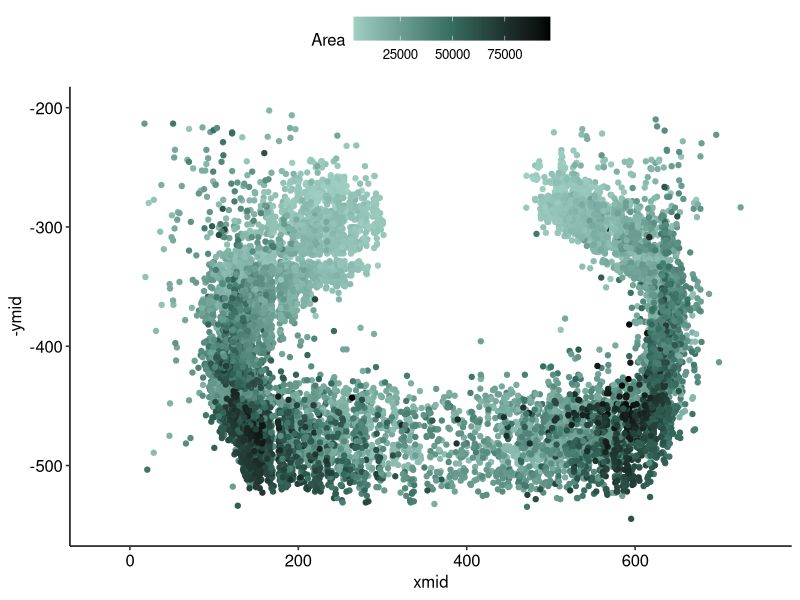
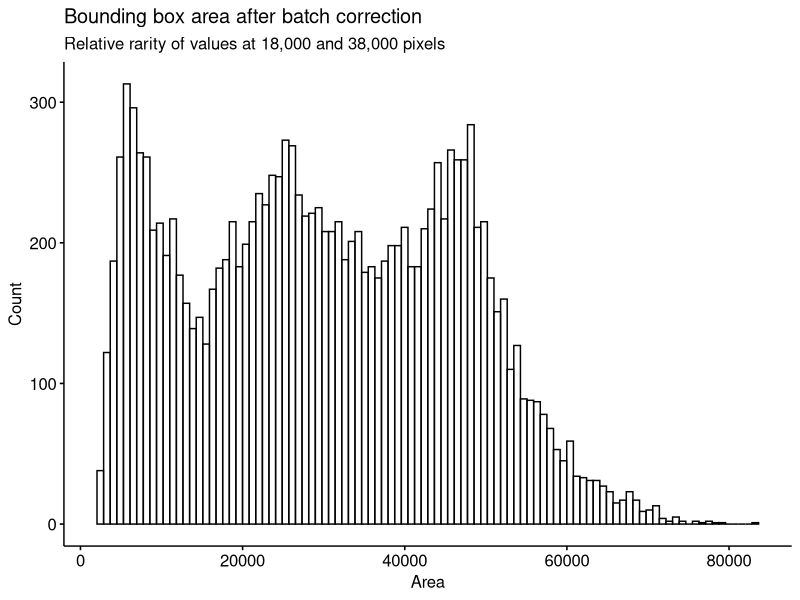
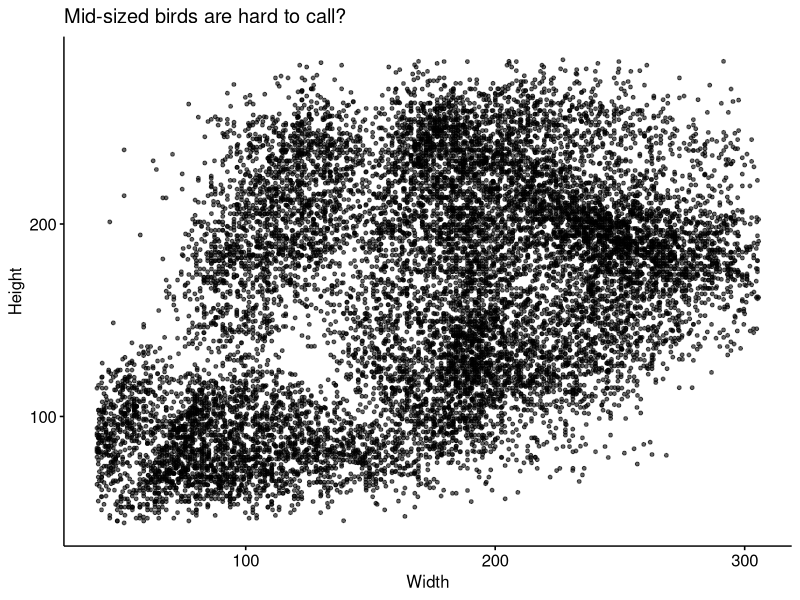
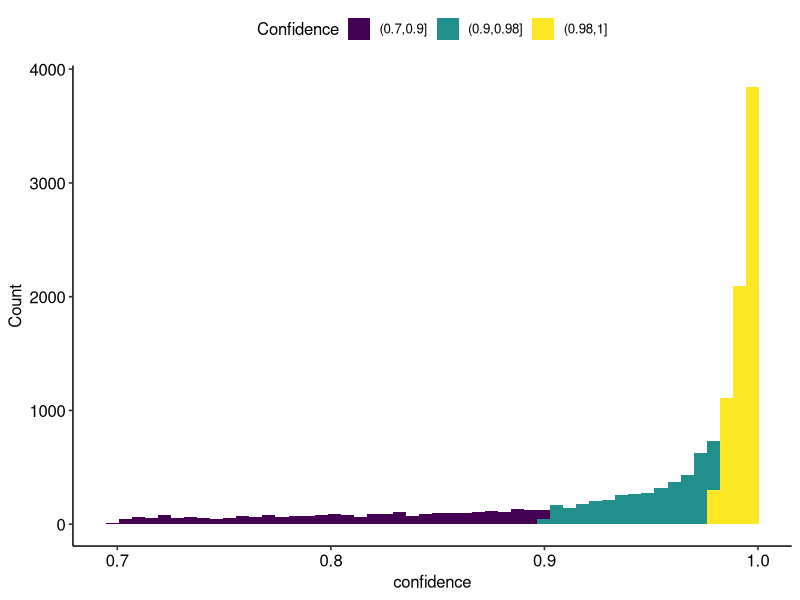
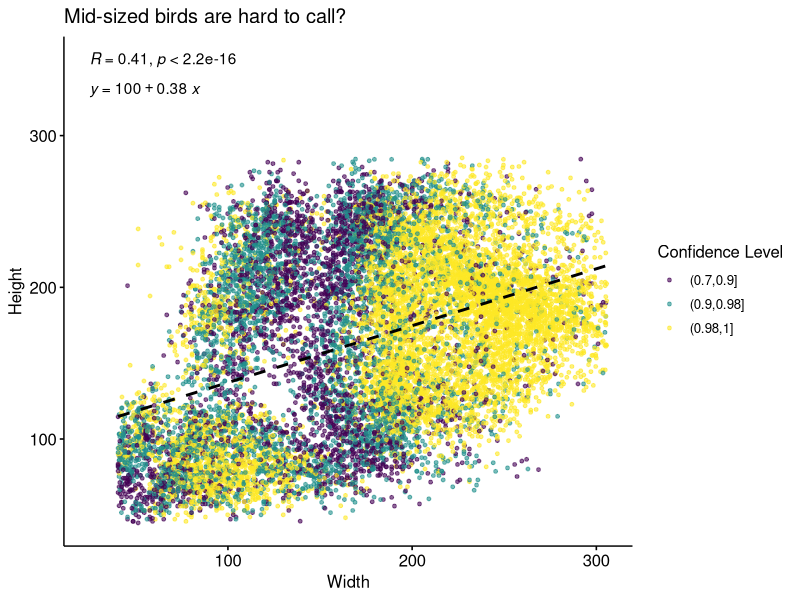
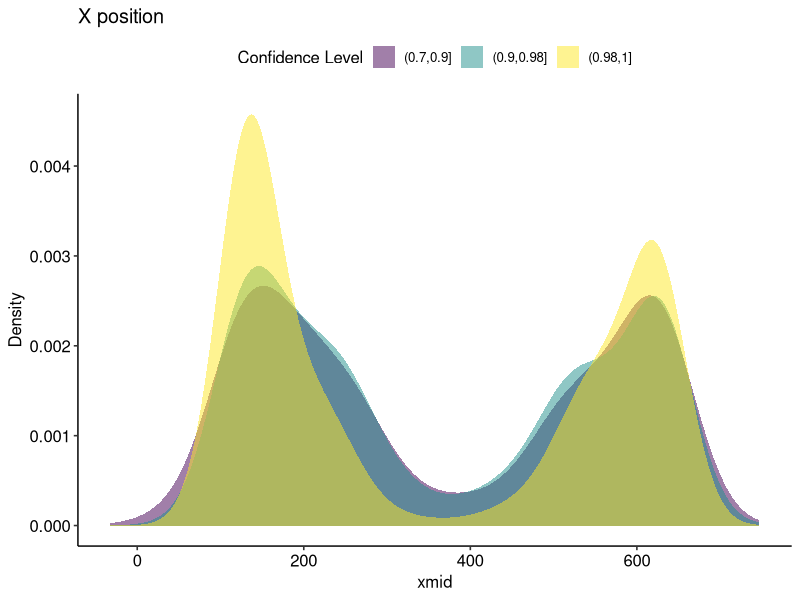
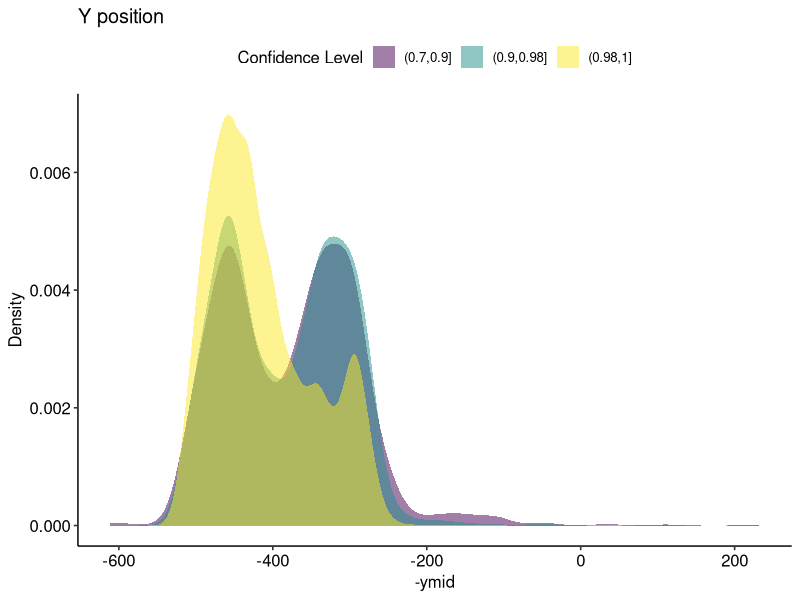
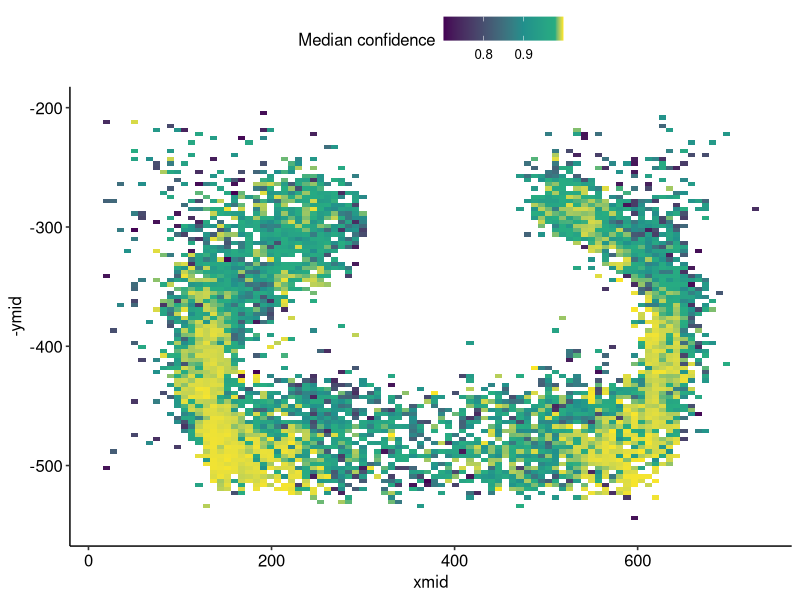

These charts were generated, in order, by the following R code: (Note: this script raises an error after producing the figures.)
## ---- chunk 1
library(tidyverse)
library(lubridate)
library(patchwork)
library(ggpubr)

# read in bird detection data, and do some basic data cleaning
bird_scaled <- read_csv('../hummer-data-cleaning-170323/bird_scaled.csv') 
## ---- chunk 2
bird_scaled %>% 
  ggplot(aes(x=xmid, y = -ymid, color=Area)) + 
  geom_point() + 
  theme_pubr() + 
  theme(legend.key.width = unit(1, "cm")) + 
  scale_colour_gradientn(colours = c('#A0CFC4', '#376D61', 'black')) + 
  lims(y = c(-550, -200)) 

## ---- chunk 3
bird_scaled %>% 
  mutate(Area = (Height * Width)) %>%
  gghistogram(x="Area", bins = 100) + 
  labs(title = 'Bounding box area after batch correction',
       subtitle = 'Relative rarity of values at 18,000 and 38,000 pixels',
       y = 'Count')
## ---- chunk 4
bird_scaled %>%
  ggscatter(x = "Width", y = "Height",  alpha = 0.6, size=1) +
  labs(title = 'Mid-sized birds are hard to call?') + 
  theme(legend.position = 'right', legend.direction = 'vertical') +
  scale_color_ordinal(option='D')
## ---- chunk 5
bird_scaled %>% 
  mutate(confidence_lvl = cut(confidence, c(0.7, 0.9, 0.98, 1), ordered_result=T)) %>%
  ggplot(aes(x=confidence, fill = confidence_lvl)) + 
  geom_histogram(bins=50) + 
  theme_pubr() + 
  labs(fill = 'Confidence', X = "Confidence", y = "Count")
## ---- chunk 6
bird_scaled %>%
  mutate(confidence_lvl = cut(confidence, c(0.7, 0.9, 0.98, 1), ordered_result=T)) %>%
  ggscatter(x = "Width", y = "Height", add = "reg.line", alpha = 0.6, color= 'confidence_lvl', size=1,
            add.params = list(color = "black", fill = "lightgray", linetype='dashed')) +
  stat_cor(label.x = 25, label.y = 350) +
  stat_regline_equation(label.x = 25, label.y = 330) + 
  labs(title = 'Mid-sized birds are hard to call?',
       colour = 'Confidence Level') + 
  theme(legend.position = 'right', legend.direction = 'vertical') +
  scale_color_ordinal(option='D')
## ---- chunk 7
bird_scaled %>%
  mutate(confidence_lvl = cut(confidence, c(0.7, 0.9, 0.98, 1), ordered_result=T)) %>%
  ggplot(aes(x = xmid, fill = confidence_lvl, colour = confidence_lvl)) + 
  geom_density(alpha = 0.5, colour = NA) + theme_pubr() + 
  labs(title = 'X position', y = 'Density', 
       fill = 'Confidence Level', colour = 'Confidence Level')
## ---- chunk 8
bird_scaled %>%
  mutate(confidence_lvl = cut(confidence, c(0.7, 0.9, 0.98, 1), ordered_result=T)) %>%
  ggplot(aes(x = -ymid, fill = confidence_lvl, colour = confidence_lvl)) + 
  geom_density(alpha = 0.5, colour = NA) + theme_pubr() + 
  labs(title = 'Y position', y = 'Density', 
       fill = 'Confidence Level', colour = 'Confidence Level')

## ---- chunk 9
bird_scaled %>%
ggplot(aes(x = xmid, y = -ymid, z = confidence)) +
  stat_summary_2d(bins = 100, fun = median) +
  scale_fill_gradientn(colors = c('#440154', "#21908C", "#27AD81", "#FDE725"),
                       values = scales::rescale(c(0.7, 0.9, 0.98, 1))) + 
  theme_pubr() + 
  labs(fill = 'Median confidence') + 
  lims(y = c(-550, -200)) 
## ---- chunk 10
bird_scaled %>% 
  ggplot(aes(x=xmid, y = -ymid)) + 
  stat_density_2d(aes(fill = after_stat(nlevel)), geom = "polygon") +
  theme_pubr() + 
  coord_equal() + 
  scale_fill_viridis_c(option = "mako") + 
  labs(fill = "Relative density")

## ---- chunk 11
bird_scaled %>% 
  ggplot(aes(x=xmid, y = -ymid)) + 
  stat_density_2d(aes(fill = after_stat(nlevel)), geom = "polygon") +
  scale_fill_viridis_b() + 
  facet_grid(Species~Sex) + 
  theme_pubr() + 
  coord_equal() + 
  scale_fill_viridis_c(option = 'mako') + 
  labs(fill = "Relative density")

## ---- chunk 12
bird_scaled %>%
  ggplot(aes(x = xmid, y=-ymid, colour = log2(Width/Height))) + 
  geom_point() + 
  theme_pubr() + 
  scale_colour_gradientn(limits = c(-1, 1), oob=scales::squish,
                         colours = c('navy', 'khaki2','darkred')) + 
  lims(y=c(-550, -200)) + 
  coord_cartesian(clip='off') + 
  annotate('text', x = 340, y = -200, label ='Tall & thin', angle = 45, vjust=0, hjust = 0.35) +
  annotate('text', x = 420, y = -200, label ='Square', angle = 45, vjust=0, hjust = 0.2) +
  annotate('text', x = 495, y = -200, label ='Short & wide', angle = 45, vjust=0, hjust = 0.5) + 
  theme(legend.background = element_blank())
## ---- chunk 13
bird_scaled %>%
  mutate(confidence_lvl = cut(confidence, c(0.7, 0.9, 0.98, 1), ordered_result=T)) %>%
  ggplot(aes( x = log2(Width/Height), fill = confidence_lvl)) + 
  geom_density(alpha = 0.5, colour = NA) +
  theme_pubr() + 
  labs(fill ='Confidence level', colour ='Confidence level',y = 'Density')
  
## ---- chunk 14
bird_scaled %>%
  ggplot(aes(x = Sex, y=Area, colour=Species)) +
  geom_boxplot(linewidth = 1) + 
  theme_pubr() + 
  scale_colour_manual(values=c('chartreuse3', 'chocolate2')) +
  stat_compare_means(method = 't.test', vjust = -1, show.legend = F) + 
  coord_cartesian(clip ='off')


## ---- chunk 15
# from https://stackoverflow.com/a/47881806
# translated into R with ChatGPT

# remove outliers to estimate ellipse
noisy_ellipse <- bird_scaled %>%
  filter(xmid >50, xmid < 700, ymid >250, ymid < 550) %>%
  dplyr::select(c(xmid, ymid)) %>%
  mutate(xmid = scale(xmid), ymid = scale(-ymid)) %>%
  as.matrix()

N <- nrow(noisy_ellipse)

X <- noisy_ellipse[,1]
Y <- noisy_ellipse[,2]

A <- cbind(X^2, X*Y, Y^2, X, Y)
b <- rep(1, N)
fit <- lm(b ~ A - 1) # -1 to remove the intercept
x <- coef(fit)

# get last squares ellipse
phi <- seq(0, 2*pi, length.out = 1000)
c <- cbind(cos(phi), sin(phi))

x_coord <- seq(-5, 5, length.out = 300)
y_coord <- seq(-5, 5, length.out = 300)
grid <- expand.grid(X = x_coord, Y = y_coord)
Z_coord <- with(grid, x[1] * X^2 + x[2] * X * Y + x[3] * Y^2 + x[4] * X + x[5] * Y)

# To overlay the least squares fitted ellipse on the residual plot,
# we will generate contour data for the ellipse as before and overlay it.
data_points <- data.frame(X, Y)
# Assuming residuals are the differences between the observed noisy ellipse points and the fitted values
# Calculate fitted values for each point in the noisy ellipse
fitted_values <- with(data_points, x[1] * X^2 + x[2] * X * Y + x[3] * Y^2 + x[4] * X + x[5] * Y - 1)

# Add residuals to the data frame
data_points$Residuals <- fitted_values

# Calculate Z values for the least squares ellipse using the entire grid
fitted_ellipse <- data.frame(X = rep(x_coord, each = 300), Y = rep(y_coord, times = 300), Z = Z_coord)
fitted_ellipse$Z <- with(fitted_ellipse, x[1] * X^2 + x[2] * X * Y + x[3] * Y^2 + x[4] * X + x[5] * Y)

# Plot residuals with the least squares fitted ellipse on top
ggplot() +
  geom_point(data = data_points, aes(x = X, y = Y, color = Residuals), size = 1) +
  scale_color_gradientn(colours =c('navy', 'lightyellow', 'darkred'),# midpoint = 0,
                        limits = c(-1,1), oob=scales::squish) +
  geom_contour(data = fitted_ellipse, aes(x = X, y = Y, z = Z), breaks = 1, color = "red", linewidth = 2) +
  labs(title = "Ellipse Residuals with Least Squares Fitted Ellipse", x = "X", y = "Y") +
  theme_pubr() + 
  theme(legend.position = 'right')


# get index with respect to ellipse for all datapoints
center_x <- mean(bird_scaled$xmid)
center_y <- mean(-bird_scaled$ymid)
bird_scaled$Angle <- atan2(-bird_scaled$ymid - center_y, bird_scaled$xmid - center_x) - pi

# Adjust angles to start at 12 o'clock
bird_scaled$Angle <- ifelse(bird_scaled$Angle < -pi/2, bird_scaled$Angle + 2*pi, bird_scaled$Angle) 

# Sort points by angle
bird_scaled <- bird_scaled %>%
  arrange(Angle) %>%
  mutate(ellipse_index = (1:nrow(.)/nrow(.)) * 100) 

bird_scaled %>%
ggplot(aes(x = xmid, y = -ymid, colour = ellipse_index)) +
  geom_point() +
  scale_colour_viridis_c(option='mako') + 
  theme_pubr() + 
  theme(legend.position='right') + 
  labs(colour = 'Ellipse index')
## ---- chunk 16
bird_scaled %>%
  mutate(
    pos_trbl = case_when(
      (xmid<400) & (ymid<400) ~ 'bottom left',
      (xmid>=400) & (ymid<400) ~ 'bottom right',
      (xmid<400) & (ymid>=400) ~ 'top left',
      (xmid>=400) & (ymid>=400) ~ 'top right',
    )
  ) %>%
  ggplot(aes(x = Species, y=-ymid, fill=Species)) +
  geom_boxplot() + 
  facet_grid(Sex~pos_trbl, scales = 'free')
## ---- chunk 17
bird_scaled %>%
  ggplot(aes(x = ellipse_index, y=Height, colour = Species)) + 
  geom_point() + 
  geom_smooth(colour = 'black', linewidth = 0.2) + 
  facet_grid(Species~Sex, scales='free') +
  theme_pubr() + 
  scale_colour_manual(values=c('chartreuse3', 'chocolate2'))
## ---- chunk 18
bird_scaled %>%
  group_by(Species,Sex) %>%
  ggplot(aes(x = ellipse_index, fill=Species)) +
  #geom_histogram(position='fill', bins= 10) + 
  geom_density(bw=3) + 
  facet_grid(Species~Sex)

## ---- chunk 19
bird_scaled %>%
ggplot(aes(x = ellipse_index, y= Height)) + 
#geom_point() +  
geom_smooth() +
facet_wrap(~Sex)+
  theme_pubr() 
## ---- chunk 20
bird_scaled %>%
  mutate(ellipse_segment = cut(Angle, breaks = 1000, labels = FALSE)) %>%
  ggplot(aes(x = ellipse_segment)) +
    geom_density() + 
    theme_pubr() +
    labs(x = "Ellipse Segment", y = "Bird density")

bird_scaled %>%
  mutate(ellipse_segment = cut(Angle, breaks = 1000, labels = FALSE)) %>%
  ggplot(aes(x = ellipse_segment, fill=Species, alpha=Sex)) +
    geom_density(colour = NA) +
    facet_grid(Sex~Species, scales='free') + 
    theme_pubr() +
    scale_alpha_manual(values = c("Female" = 0.5, "Male" = 1)) +
    scale_fill_manual(values = c("Annas" = "chartreuse3", "Rufous" = "chocolate2")) +
    labs(x = "Ellipse Segment", y = "Bird density")

bird_scaled %>%
  mutate(
    ellipse_segment = cut(Angle, breaks = 100, labels=F, ordered_result=F),
    aspect_ratio = log2(Width/Height)
  ) %>%
  ggplot(aes(x = ellipse_segment, y=confidence)) +
    geom_smooth()
## ---- chunk 21

 bird_scaled %>%
  ggplot(aes(x = ellipse_index, y = log2(Width/Height), colour = Species)) +
  geom_point(alpha =0.1) + 
  geom_smooth() +
  facet_grid(Sex~Species, scales='free') + 
  theme_pubr()


bird_scaled %>%
  ggplot(aes(x = confidence, y = Area, colour = Species)) +
  geom_point(alpha =0.1) + 
  geom_smooth() +
  facet_grid(Sex~Species, scales='free') + 
  theme_pubr()
## ---- chunk 22

bird_scaled %>%
  ggplot(aes(x = ellipse_index, y = confidence, colour=Sex)) +
  #geom_point() + 
  geom_smooth() +
  facet_grid(~Species, scales='free') + 
  theme_pubr()



## ---- chunk 23
# birds are overall uniformly distributed
bird_scaled %>%
  ggplot(aes(x = ellipse_index)) +
  geom_histogram(bins=100) + 
  #facet_grid(Sex~Species, scales='free') + 
  theme_pubr()
## ---- chunk 24
# but this is not true for sex an species breakdown
# probably that initial uniform is dominated by the females/immature males
bird_scaled %>%
  ggplot(aes(x = ellipse_index, fill =Species)) +
  geom_histogram() + 
  facet_grid(Sex~Species, scales='free_y') + 
  theme_pubr() + 
  scale_fill_manual(values=c('chartreuse3', 'chocolate2'))

bird_scaled %>%
  #mutate(Batch = batch) %>%
  ggplot(aes(x = ellipse_index, fill = Sex)) +
  geom_density(alpha = 0.5) + 
  #facet_grid(~Species) + 
  theme_pubr() 

# check for seasonality
bird_scaled %>%
  #mutate(Batch = batch) %>%
  ggplot(aes(x = ellipse_index, fill =factor(Batch))) +
  geom_histogram(bins = 300) + 
  theme_pubr() 

# confidence is similarly disrtibuted across index
bird_scaled %>%
  #mutate(Batch = batch) %>%
  ggplot(aes(x = ellipse_index, y = confidence)) +
  geom_point() +
  theme_pubr()
  
# highest confidence in profile view
bird_scaled %>%
  mutate(confidence_lvl = cut(confidence, c(0.7, 0.9, 0.98, 1), ordered_result=T)) %>%
  ggplot(aes(x = ellipse_index, fill = confidence_lvl)) +
  geom_histogram(position='fill') + 
  facet_wrap(Species~Sex) +
  theme_pubr()

# Height depends a lot on index, width not so much
# aspect ratio not so much either
bird_scaled %>%
  mutate(confidence_lvl = cut(confidence, c(0.7, 0.9, 0.98, 1), ordered_result=T)) %>%
  ggplot(aes(x = ellipse_index, y = Height, fill = Sex)) +
  geom_point() + 
  #facet_wrap(~Species) +
  geom_smooth() + 
  theme_pubr()

